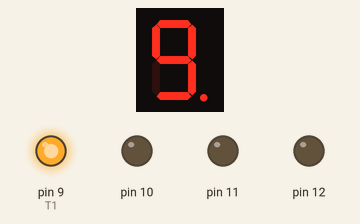
This sketch was run on a simulated Arduino Uno, built with avr-gcc and run on an emulated ATmega328P. Shown: 1-digit seven-segment display, output pins drawn as LEDs (lit = HIGH). Wiring (inferred from the names in the program): 1-digit 7-segment display, segments lit when LOW: segments pin 1, pin 2, pin 3, pin 4, pin 5, pin 6, pin 7, pin 8. The segment pins are drawn as the display they are named for; pins used as bus, display or sensor lines are not drawn.

Above: at 0.1 s.
At 2.1 s:
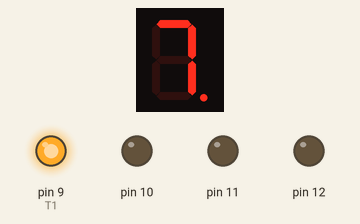
At 4.1 s:
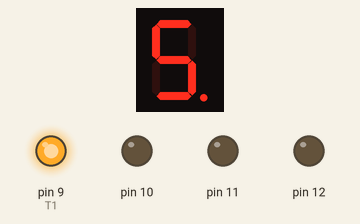
At 9.1 s:
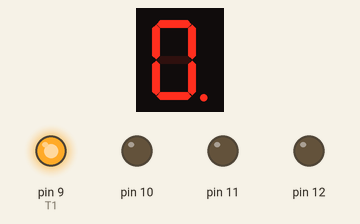
Timing chart, 0 to 10.6 s (numbered marks = the images above):
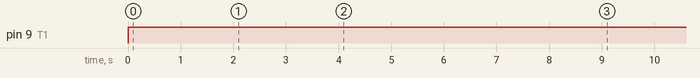

The sketch:

TRAFFICLIGHT1.ino
```cpp
#include<Wire.h>
int a=1;
int b=2;
int c=3;
int d=4;
int e=5;
int f=6;
int g=7;
int dp=8;
int T1=9;
void setup()
{

  pinMode(1, OUTPUT);
  pinMode(2, OUTPUT);
  pinMode(3, OUTPUT);
  pinMode(4, OUTPUT);
  pinMode(5, OUTPUT);
  pinMode(6, OUTPUT);
  pinMode(7, OUTPUT);
  pinMode(8, OUTPUT);
  pinMode(9, OUTPUT);
  pinMode(10, OUTPUT);
  pinMode(11, OUTPUT);
  pinMode(12, OUTPUT);


}
void loop()
{
for(int i=0;i<10;i++)
{ if(i==0)
  {
   digitalWrite(T1,1);
  digitalWrite(a,0);
  digitalWrite(b,0);
  digitalWrite(c,0);
  digitalWrite(d,0);
  digitalWrite(e,1);
  digitalWrite(f,0);
  digitalWrite(g,0);
    digitalWrite(dp,0);
      delay(1000);

  }
  if(i==1)
  {
    digitalWrite(T1,1);
  digitalWrite(a,0);
  digitalWrite(b,0);
  digitalWrite(c,0);
  digitalWrite(d,0);
  digitalWrite(e,0);
  digitalWrite(f,0);
  digitalWrite(g,0);
    digitalWrite(dp,0);
      delay(1000);

  }

    if(i==2)
  {
  digitalWrite(T1,1);
  digitalWrite(a,0);
  digitalWrite(b,0);
  digitalWrite(c,0);
  digitalWrite(d,1);
  digitalWrite(e,1);
  digitalWrite(f,1);
  digitalWrite(g,1);
  digitalWrite(dp,0);
      delay(1000);

  }
  if(i==3)
  {
      digitalWrite(T1,1);
  digitalWrite(a,0);
  digitalWrite(b,1);
  digitalWrite(c,0);
  digitalWrite(d,0);
  digitalWrite(e,0);
  digitalWrite(f,0);
  digitalWrite(g,0);
    digitalWrite(dp,0);
      delay(1000);

  }
  if(i==4)
  {  digitalWrite(T1,1);
  digitalWrite(a,0);
  digitalWrite(b,1);
  digitalWrite(c,0);
  digitalWrite(d,0);
  digitalWrite(e,1);
  digitalWrite(f,0);
  digitalWrite(g,0);
    digitalWrite(dp,0);
      delay(1000);


  }
 if(i==5)
  {
    digitalWrite(T1,1);
  digitalWrite(a,1);
  digitalWrite(b,0);
  digitalWrite(c,0);
  digitalWrite(d,1);
  digitalWrite(e,1);
  digitalWrite(f,0);
  digitalWrite(g,0);
    digitalWrite(dp,0);
      delay(1000);

  }
 if(i==6)
  {
   digitalWrite(T1,1);
  digitalWrite(a,0);
  digitalWrite(b,0);
  digitalWrite(c,0);
  digitalWrite(d,0);
  digitalWrite(e,1);
  digitalWrite(f,1);
  digitalWrite(g,0);
    digitalWrite(dp,0);
      delay(1000);

  }
 if(i==7)
  {
    digitalWrite(T1,1);
  digitalWrite(a,0);
  digitalWrite(b,0);
  digitalWrite(c,1);
  digitalWrite(d,0);
  digitalWrite(e,0);
  digitalWrite(f,1);
  digitalWrite(g,0);
    digitalWrite(dp,0);
      delay(1000);

  }
 if(i==8)
  {
   digitalWrite(T1,1);
  digitalWrite(a,1);
  digitalWrite(b,0);
  digitalWrite(c,0);
  digitalWrite(d,1);
  digitalWrite(e,1);
  digitalWrite(f,1);
  digitalWrite(g,1);
    digitalWrite(dp,0);
    delay(1000);

  }
 if(i==9)
  {
   digitalWrite(T1,1);
  digitalWrite(a,0);
  digitalWrite(b,0);
  digitalWrite(c,0);
  digitalWrite(d,0);
  digitalWrite(e,0);
  digitalWrite(f,0);
  digitalWrite(g,1);
  digitalWrite(dp,0);
 delay(3000);

  }
  }
     }
```

Measured:
- by itself, pin 9 (T1): LOW → HIGH at 0.00 s
- by itself, everything shown: repeats every 12.0 s, in 10 steps
- what the display in image 1 shows lasts 1.0 s, from 2.0 s to 3.0 s
